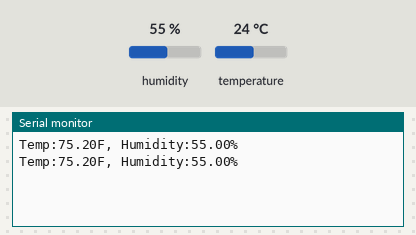
The sketch below on a simulated Arduino Uno, built with avr-gcc and run on an emulated ATmega328P. On the bench: the last lines printed to the serial monitor. Inputs (shaded band) come from the test bench; at power-on: humidity 55 %, temperature 24 °C.

Above: at 1.2 s.
1.3 s: humidity set to 22 %
At 2.6 s:
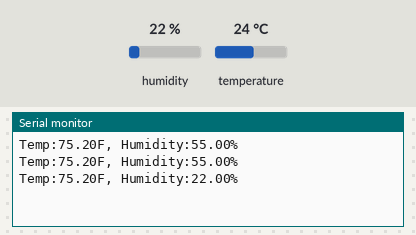
2.8 s: temperature set to 12 °C
At 3.9 s:
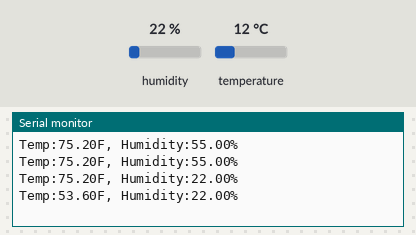
4.3 s: humidity set to 40 %
At 5.9 s:
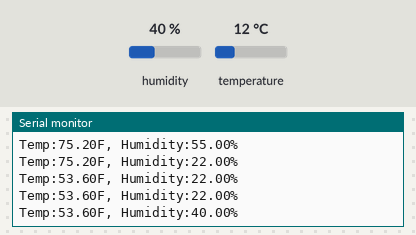
Timing chart, 0 to 7.4 s (numbered marks = the images above; inputs shaded):
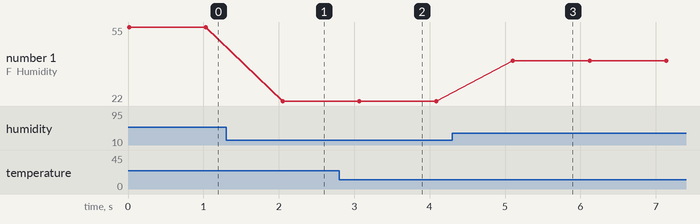

Measured:
- after the input at 1.3 s, the serial monitor: prints a new line after 0.75 s (image 1)
- after the input at 2.8 s, the serial monitor: prints a new line after 0.27 s (image 2)
- after the input at 4.3 s, the serial monitor: prints a new line after 0.80 s (image 3)
- plotted number 1: 55 → 22 after the input at 1.3 s, 22 → 40 after the input at 4.3 s

The sketch:

sensor_test.ino
```cpp
// (licence header left out)
#include "SparkFun_Si7021_Breakout_Library.h"
#include <Wire.h>

float humidity = 0;
float tempf = 0;

//Create Instance of HTU21D or SI7021 temp and humidity sensor and MPL3115A2 barrometric sensor
Weather sensor;

//---------------------------------------------------------------
void setup()
{
    Serial.begin(9600);   // open serial over USB at 9600 baud

    //Initialize the I2C sensors and ping them
    sensor.begin();

}
//---------------------------------------------------------------
void loop()
{
    //Get readings from all sensors
    getWeather();
    printInfo();
    delay(1000);

}
//---------------------------------------------------------------
void getWeather()
{
  // Measure Relative Humidity from the HTU21D or Si7021
  humidity = sensor.getRH();

  // Measure Temperature from the HTU21D or Si7021
  tempf = sensor.getTempF();
  // Temperature is measured every time RH is requested.
  // It is faster, therefore, to read it from previous RH
  // measurement with getTemp() instead with readTemp()
}
//---------------------------------------------------------------
void printInfo()
{
//This function prints the weather data out to the default Serial Port

  Serial.print("Temp:");
  Serial.print(tempf);
  Serial.print("F, ");

  Serial.print("Humidity:");
  Serial.print(humidity);
  Serial.println("%");
}
```
